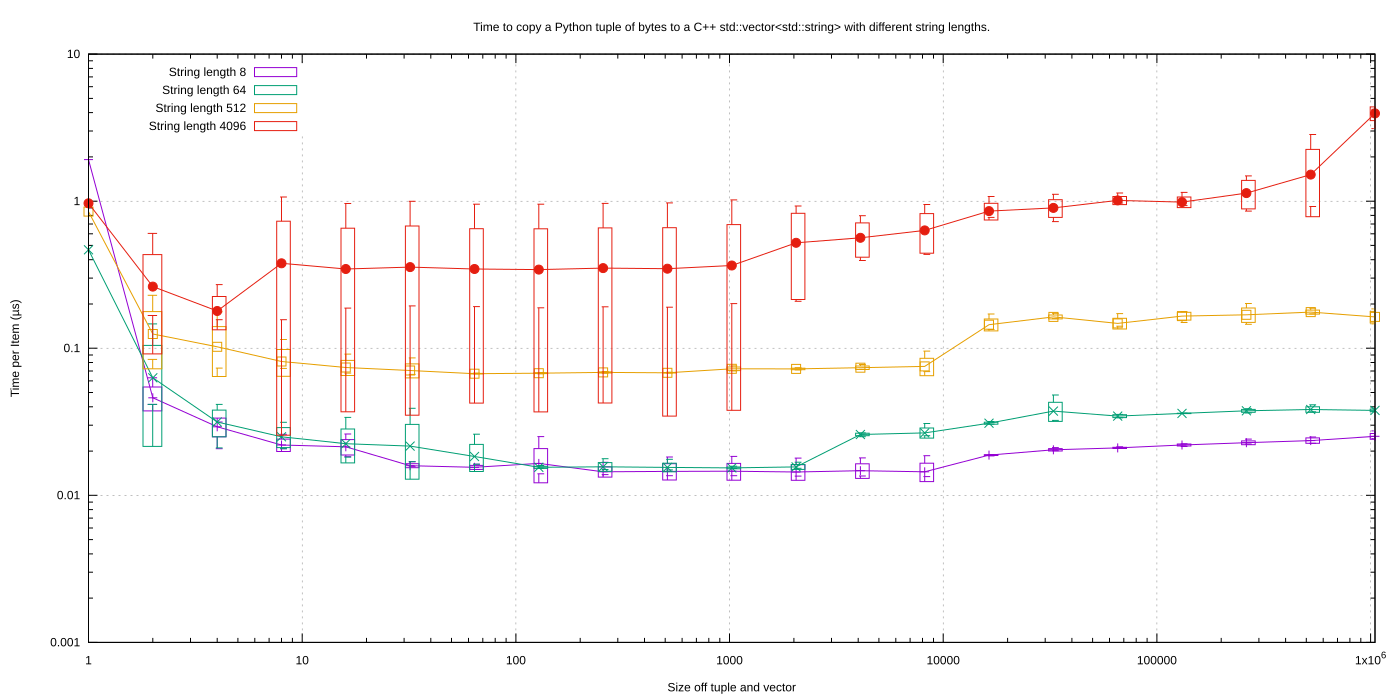

Recreate this plot in gnuplot.
set title "Time to copy a Python tuple of bytes to a C++ std::vector<std::string> with different string lengths."
set grid

set logscale x
set xlabel "Size off tuple and vector"

set logscale y
set ylabel "Time per Item (µs)"
# set yrange [8:35]
set yrange [0.001:10]
# set ytics 8,35,3

# set logscale y2
# set y2label "Bytes"
# set y2range [1:1e9]
# set y2tics

set pointsize 1
set datafile separator whitespace

set key left

set terminal svg size 1400,700           # choose the file format
set output "vector_string_to_py_tuple.svg"   # choose the output device

set boxwidth 0.2 relative

plot "vector_string_to_py_tuple_8.dat" using 3:(1e6 * ($5 - $6) / $3):(1e6 * $7 / $3):(1e6 * $8 / $3):(1e6 * ($5 + $6) / $3) \
    t "String length 8" with candlesticks whiskerbars 0.5 linetype 1,\
    "vector_string_to_py_tuple_8.dat" using 3:(1e6 * $5 / $3) t "" with linespoints linetype 1, \
    "vector_string_to_py_tuple_64.dat" using 3:(1e6 * ($5 - $6) / $3):(1e6 * $7 / $3):(1e6 * $8 / $3):(1e6 * ($5 + $6) / $3) \
    t "String length 64" with candlesticks whiskerbars 0.5 linetype 2,\
    "vector_string_to_py_tuple_64.dat" using 3:(1e6 * $5 / $3) t "" with linespoints linetype 2, \
    "vector_string_to_py_tuple_512.dat" using 3:(1e6 * ($5 - $6) / $3):(1e6 * $7 / $3):(1e6 * $8 / $3):(1e6 * ($5 + $6) / $3) \
    t "String length 512" with candlesticks whiskerbars 0.5 linetype 4,\
    "vector_string_to_py_tuple_512.dat" using 3:(1e6 * $5 / $3) t "" with linespoints linetype 4, \
    "vector_string_to_py_tuple_4096.dat" using 3:(1e6 * ($5 - $6) / $3):(1e6 * $7 / $3):(1e6 * $8 / $3):(1e6 * ($5 + $6) / $3) \
    t "String length 4096" with candlesticks whiskerbars 0.5 linetype 7,\
    "vector_string_to_py_tuple_4096.dat" using 3:(1e6 * $5 / $3) t "" with linespoints linetype 7
#plot "vector_string_to_py_tuple.dat" using 1:(1e6 * $2 / $1):(1e6 * $4 / $1):(1e6 * $5 / $1) t "String length 128" with yerrorbars

set terminal png size 1400,700           # choose the file format
set output "vector_string_to_py_tuple.svg.png"   # choose the output device

plot "vector_string_to_py_tuple_8.dat" using 3:(1e6 * ($5 - $6) / $3):(1e6 * $7 / $3):(1e6 * $8 / $3):(1e6 * ($5 + $6) / $3) \
    t "String length 8" with candlesticks whiskerbars 0.5 linetype 1,\
    "vector_string_to_py_tuple_8.dat" using 3:(1e6 * $5 / $3) t "" with linespoints linetype 1, \
    "vector_string_to_py_tuple_64.dat" using 3:(1e6 * ($5 - $6) / $3):(1e6 * $7 / $3):(1e6 * $8 / $3):(1e6 * ($5 + $6) / $3) \
    t "String length 64" with candlesticks whiskerbars 0.5 linetype 2,\
    "vector_string_to_py_tuple_64.dat" using 3:(1e6 * $5 / $3) t "" with linespoints linetype 2, \
    "vector_string_to_py_tuple_512.dat" using 3:(1e6 * ($5 - $6) / $3):(1e6 * $7 / $3):(1e6 * $8 / $3):(1e6 * ($5 + $6) / $3) \
    t "String length 512" with candlesticks whiskerbars 0.5 linetype 4,\
    "vector_string_to_py_tuple_512.dat" using 3:(1e6 * $5 / $3) t "" with linespoints linetype 4, \
    "vector_string_to_py_tuple_4096.dat" using 3:(1e6 * ($5 - $6) / $3):(1e6 * $7 / $3):(1e6 * $8 / $3):(1e6 * ($5 + $6) / $3) \
    t "String length 4096" with candlesticks whiskerbars 0.5 linetype 7,\
    "vector_string_to_py_tuple_4096.dat" using 3:(1e6 * $5 / $3) t "" with linespoints linetype 7
#plot "vector_string_to_py_tuple.dat" using 1:(1e6 * $2 / $1):(1e6 * $4 / $1):(1e6 * $5 / $1) t "String length 128" with yerrorbars

reset
